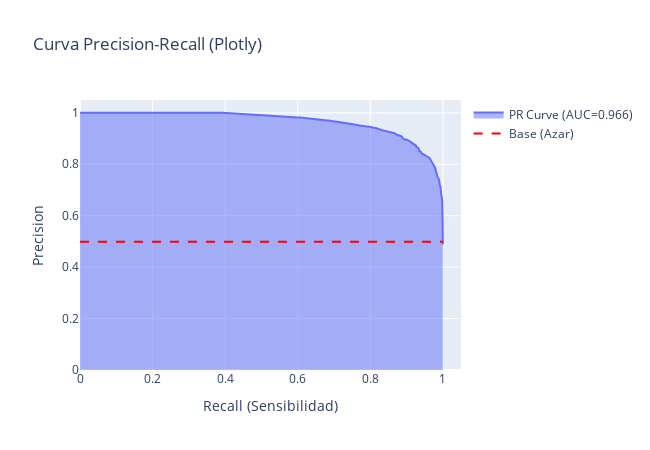

Notebook code for this chart:
### Markdown cell above
# *Colocar el análisis de esta gráfica*

### Code cell
# 1. Calcular precisión y recall para diferentes umbrales
# Usamos las probabilidades de la clase 1 (clf.predict_proba)
probs = rf.predict_proba(X_test_rf)[:, 1]
precision, recall, _ = precision_recall_curve(y_test_rf, probs)
pr_auc = auc(recall, precision)

# 2. Crear la visualización con Plotly
fig = go.Figure()

# Añadir la curva Precision-Recall
fig.add_trace(go.Scatter(
    x=recall, 
    y=precision, 
    mode='lines', 
    name=f'PR Curve (AUC={pr_auc:.3f})',
    fill='tozeroy' # Rellena el área bajo la curva
))

# Añadir línea de referencia (proporción de la clase positiva)
baseline = y_test.sum() / len(y_test)
fig.add_trace(go.Scatter(
    x=[0, 1], 
    y=[baseline, baseline], 
    mode='lines', 
    name='Base (Azar)', 
    line=dict(dash='dash', color='red')
))

# Configuración de diseño
fig.update_layout(
    title="Curva Precision-Recall (Plotly)",
    xaxis_title="Recall (Sensibilidad)",
    yaxis_title="Precision",
    width=650, 
    height=450,
    xaxis=dict(range=[0, 1.05]),
    yaxis=dict(range=[0, 1.05])
)

fig.show()

### Figure 1 — Plotly figure (JSON) as saved in the notebook; plotly's stock layout.template omitted (floating-point values rounded to 4 significant figures; data arrays with more than 128 entries replaced by an {"elided": "..."} marker saying what was removed)
{"data": [{"fill": "tozeroy", "mode": "lines", "name": "PR Curve (AUC=0.966)", "type": "scatter", "x": {"elided": "300 float values"}, "y": {"elided": "300 float values"}}, {"line": {"color": "red", "dash": "dash"}, "mode": "lines", "name": "Base (Azar)", "type": "scatter", "x": [0, 1], "y": [0.4988, 0.4988]}], "layout": {"height": 450, "title": {"text": "Curva Precision-Recall (Plotly)"}, "width": 650, "xaxis": {"range": [0, 1.05], "title": {"text": "Recall (Sensibilidad)"}}, "yaxis": {"range": [0, 1.05], "title": {"text": "Precision"}}}}
